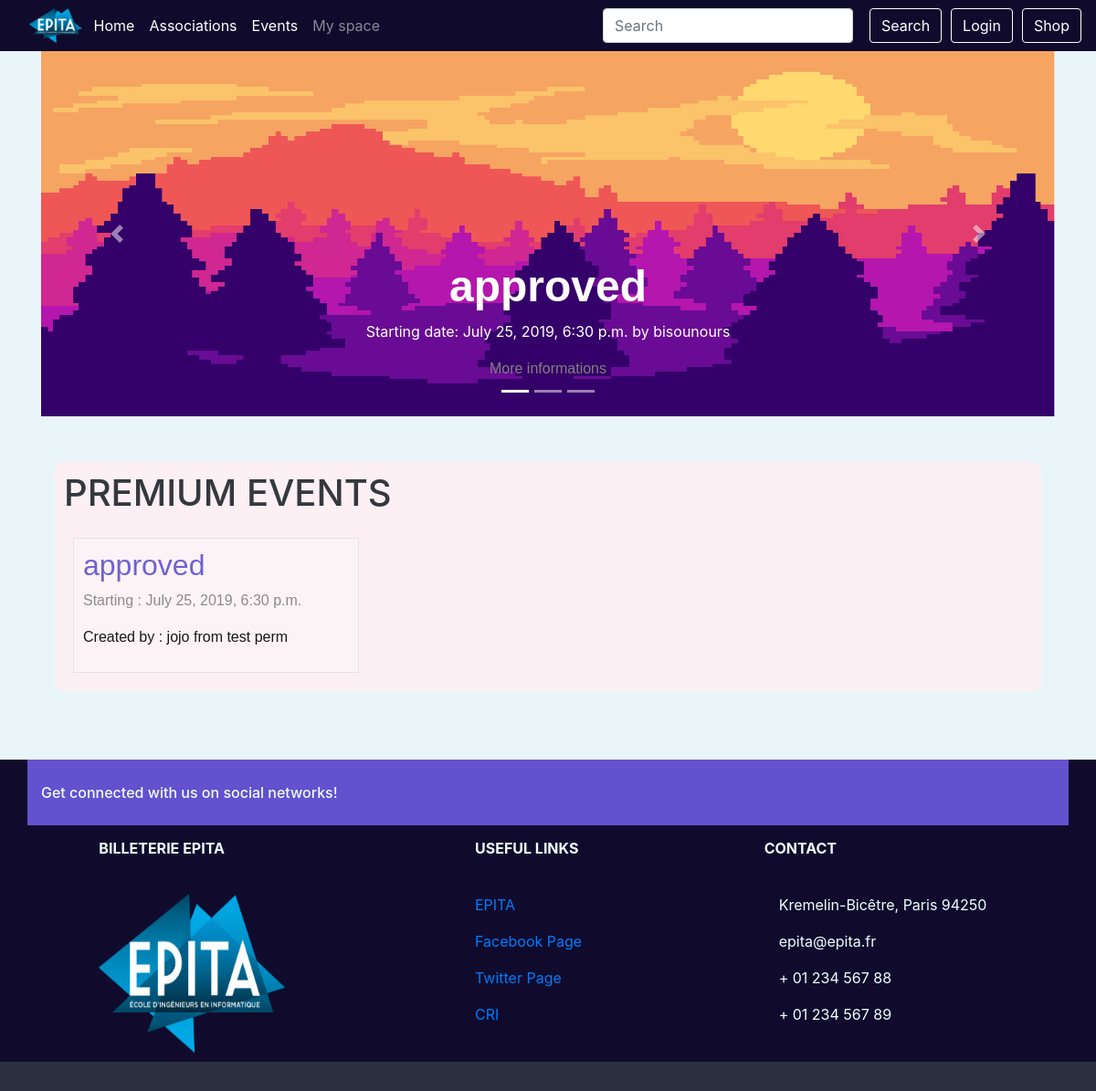
The app's page /, older data.
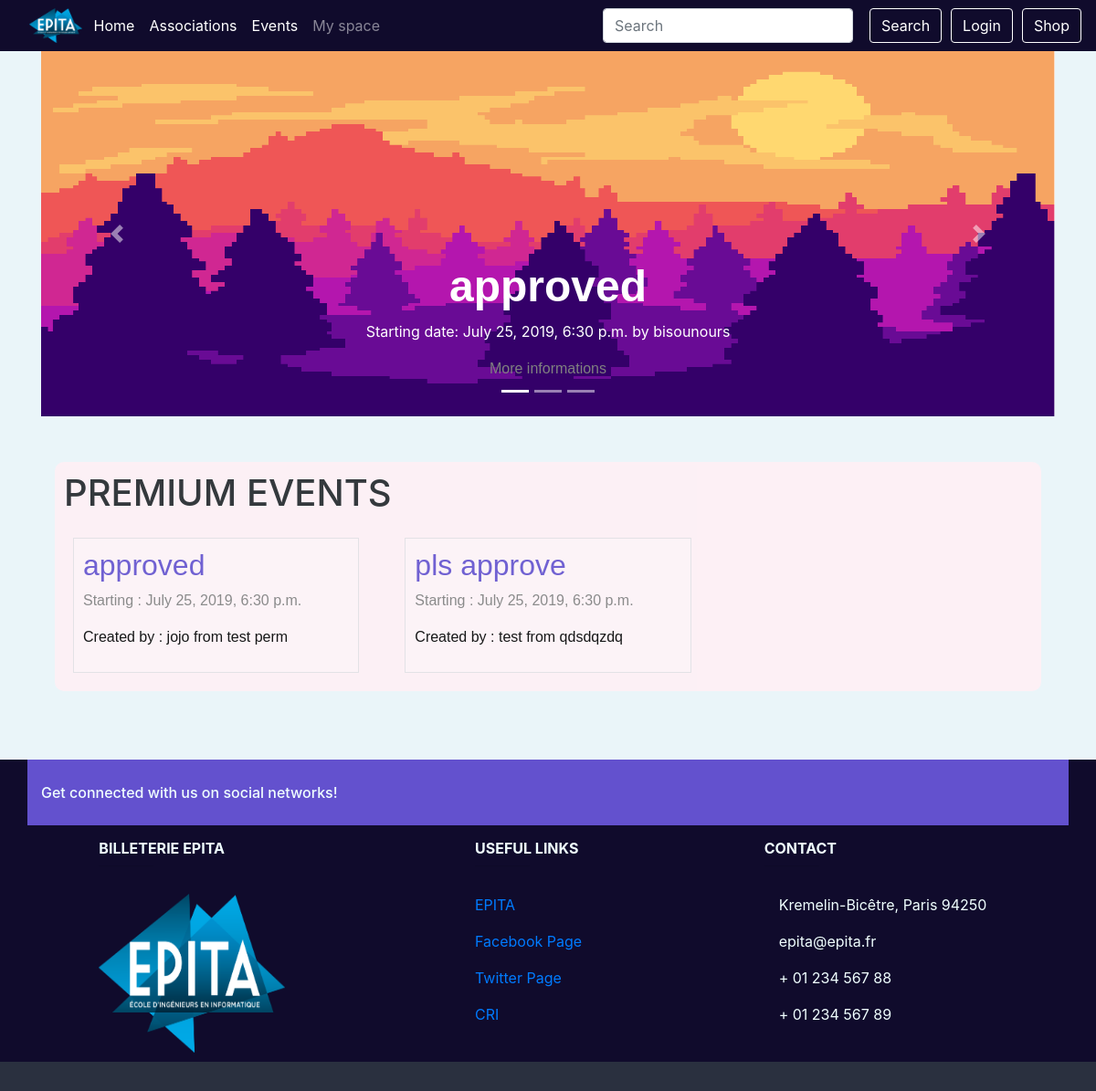
The same page, newer data.
### event/models.py (models this page shows, shortened)
class Event(models.Model):
    PENDING = 'P'
    APPROVED = 'A'
    VALIDATED = 'V'
    REFUSED = 'R'
    CANCELED = 'C'
    EVENT_STATE_CHOICES = (
        (PENDING, _("Pending")),
        (APPROVED, _("Approved")),
        (REFUSED, _("Refused")),
        (CANCELED, _("Canceled")),
        (VALIDATED, _("Validated by the president")),
    )
    title = models.CharField(_("Title of the event"), max_length=64)
    event_state = models.CharField(_("State of the event"), max_length=1,
                                   choices=EVENT_STATE_CHOICES,
                                   default=PENDING)
    manager_id = models.ForeignKey(Manager, on_delete=models.SET_NULL,
                                   null=True, blank=True)
    start = models.DateTimeField(_("Start date and time"))
    end = models.DateTimeField(_("End date and time"))
    ticket_deadline = models.DateTimeField(_("Deadline to buy tickets"),
                                           null=True, blank=True)
    assos_id = models.ForeignKey(Association, on_delete=models.CASCADE,
                                 related_name='events')
    address_id = AddressField(on_delete=models.PROTECT)
    premium_flag = models.BooleanField(_("Premium"), default=False)
    image = models.ImageField(_("Event's cover image"),
                              default='event_pics/default.jpg',
                              upload_to='event_pics/uploads/')
    see_remaining = models.BooleanField(_("See remaining tickets"),
                                        default=False)
    class Meta:
        verbose_name = (_("Event"))
        verbose_name_plural = (_("Events"))
        permissions = (
            ('access_dashboard', 'User can access this event\'s dashboard'),
            ('approve_event', 'User can approve of the event'),
            ('choose_premium', 'User can make an event premium or not'),
            ('cancel_event', 'User can cancel the event'),
        )

class Manager(models.Model):
    user = models.ForeignKey(User, on_delete=models.CASCADE,
                             related_name="managerships")
    assos_id = models.ForeignKey(Association, on_delete=models.CASCADE,
                                 related_name='managers')
    member = CompositeOneToOneField(Member, on_delete=models.CASCADE,
                                    to_fields={"assos_id", "user"})
    class Meta:
        verbose_name = _("Member of the Bureau")
        verbose_name_plural = _("Members of the Bureau")
    def __str__(self):
        return '%s from %s' % (self.user.username, self.assos_id.name)

class Association(models.Model):
    name = models.CharField(_("Name"), max_length=64, unique=True,
                            validators=[UnicodeValidator()])
    url = models.URLField(_("Association's website"), null=True, blank=True)
    class Meta:
        verbose_name = _("Association")
        verbose_name_plural = _("Associations")
        permissions = (
            ('create_event', 'User can create an event'),
            ('manage_member', 'User can add and remove a member'),
            ('choose_staff', 'User can choose staff'),
            ('manage_manager', 'User can add and remove managers'),
            ('modify_event', 'User can modify an event'),
            ('make_event_cancelable', 'User can cancel an event'),
            ('validate_event',
             'User can validate event and make it available for approval')
        )
    def __str__(self):
        return '%s' % (self.name)

### event/views.py (the view)
# urls.py: path('', views.IndexView.as_view(), name='index'),
class IndexView(generic.ListView):
    template_name = 'index.html'
    context_object_name = 'events'
    def get_queryset(self):
        return Event.objects.filter(start__gt=timezone.now(), premium_flag=True, event_state=Event.APPROVED).order_by('start')

### shop/cart.py (called while the page is built)
def _cart_id(request):
    if 'cart_id' not in request.session:
        request.session['cart_id'] = _generate_cart_id()
    return request.session['cart_id']

def _generate_cart_id():
    import string, random
    return ''.join([random.choice(string.ascii_letters + string.digits) for _ in range(50)])

def get_all_cart_items(request):
    return CartItem.objects.filter(cart_id = _cart_id(request))

def item_count(request):
    return get_all_cart_items(request).count()

### shop/context_processor.py (called while the page is built)
def cart_item_count(request):
    item_count = cart.item_count(request)
    return {'cart_item_count' : item_count }

### templates/index.html (shortened to what this page needs)
{% extends "base.html" %}
{% load guardian_tags %}
{% load static %}
{%block content %}
    <div class="main_body">
        <div style="
            margin-bottom:50px;
        " id="carouselExampleIndicators" class="carousel slide" data-ride="carousel">
            <ol class="carousel-indicators">
                <li data-target="#carouselExampleIndicators" data-slide-to="0" class="active"></li>
                <li data-target="#carouselExampleIndicators" data-slide-to="1"></li>
                <li data-target="#carouselExampleIndicators" data-slide-to="2"></li>
            </ol>
            <div class="carousel-inner">
                <div class="carousel-item active">
                    <img style="height:400px; width:max-content;" class="d-block w-100" src="{% static "img/index_event_carousel.png" %}" alt="First slide">
                    <div class="carousel-caption d-none d-md-block">
                        {% if events.0 %}
                        <h1 class="carousel-title">{{ events.0.title }}</h1>
                        <p>Starting date: {{ events.0.start }} by {{ events.0.assos_id }}</p>
                        <a class="event-link" href="{% url 'event:event_detail' events.0.id %}">
                            More informations
                        </a>
                        {% endif %}
                    </div>
                </div>
            </div>
            <a class="carousel-control-prev" href="#carouselExampleIndicators" role="button" data-slide="prev">
                <span class="carousel-control-prev-icon" aria-hidden="true"></span>
            </a>
            <a class="carousel-control-next" href="#carouselExampleIndicators" role="button" data-slide="next">
                <span class="carousel-control-next-icon" aria-hidden="true"></span>
            </a>
        </div>
        <div class="container-fluid actu-wraper">
            <div class="container actu">
                <h1 style="margin-bottom:15px;">PREMIUM EVENTS</h1>
                {% if events %}
                <div class="row">
                    {% for event in events %}
                    <article class="col-xs-12 col-sm-12 col-md-4 col-lg-4">
                            <a class="event-link" href="{% url 'event:event_detail' event.id %}">
                                <div class="event-block">
                                <h1 style="font-size:2rem; color:#6351ce;">{{ event.title }}</h1>
                                <p>Starting : {{ event.start }}</p>
                                {% if event.manager_id %}
                                <p style="color:black;">Created by : {{event.manager_id}}</p>
                                {% else %}
                                <p style="color:black;">No manager</p>
                                {% endif %}
                            </div>
                        </a>
                    </article>
                    {% endfor %}
                </div>
                {% else %}
                    <p style="font-size:2rem; padding-left:50px;">No events yet</p>
                {% endif %}
            </div>
        </div>
    </div>
{% endblock content %}

Row changes from the older to the newer data that the page shows:
added Event: title "pls approve", start "July 25, 2019, 6:30 p.m.", manager_id "test from qdsdqzdq"
